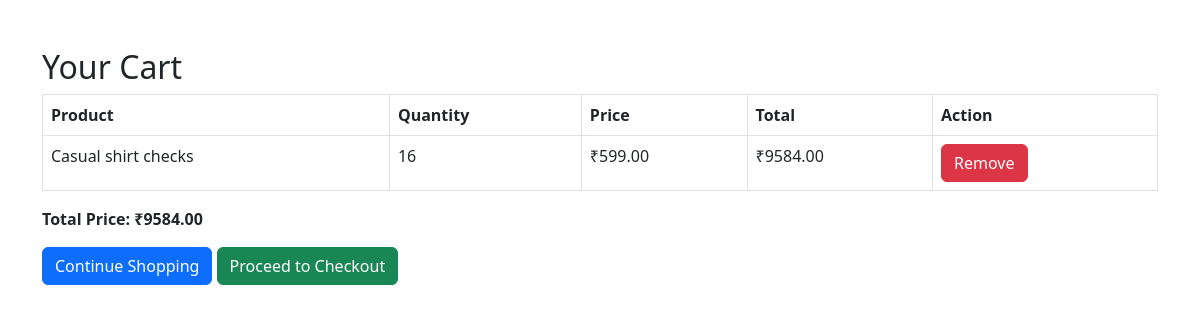
The app's page /cart/ (signed in) with its own data.
### smileapp/models.py (models this page shows, shortened)
class CartItem(models.Model):
    cart = models.ForeignKey('Cart', on_delete=models.CASCADE, default=1)  # Assuming 1 is a valid Cart ID
    product = models.ForeignKey(Product, on_delete=models.CASCADE)
    quantity = models.PositiveIntegerField(default=1)
    user = models.ForeignKey(settings.AUTH_USER_MODEL, on_delete=models.CASCADE, null=True, blank=True)

class Product(models.Model):
    category = models.ForeignKey('Category', related_name='products', on_delete=models.CASCADE)
    name = models.CharField(max_length=200, db_index=True)
    image = models.ImageField(upload_to='products/%Y/%m/%d', blank=True, null=True)
    slug = models.SlugField(max_length=200, unique=True, default='default-slug')
    description = models.TextField(blank=True)
    price = models.DecimalField(max_digits=10, decimal_places=2)
    stock = models.PositiveIntegerField()
    available = models.BooleanField(default=True)
    created = models.DateTimeField(default=timezone.now)
    updated = models.DateTimeField(auto_now=True)
    is_featured = models.BooleanField(default=False)
    class Meta:
        ordering = ['-created']
        indexes = [
            models.Index(fields=['id', 'slug']),
            models.Index(fields=['name', 'slug']),
        ]

### smileapp/views.py (the view)
# urls.py: path('cart/',cart_view, name='cart_view'),
@login_required
def cart_view(request):
    cart, created = Cart.objects.get_or_create(user=request.user)
    cart_items = CartItem.objects.filter(cart=cart)
    for item in cart_items:
        item.total_price = item.product.price * item.quantity  # Calculate total price for the item
    total_price = sum(item.total_price for item in cart_items)  # Calculate overall total price
    return render(request, 'cart.html', {'cart_items': cart_items, 'total_price': total_price})

### templates/cart.html (shortened to what this page needs)
<!DOCTYPE html>
<html lang="en">
<head>
    <link href="https://cdn.jsdelivr.net/npm/bootstrap@5.3.0/dist/css/bootstrap.min.css" rel="stylesheet">
</head>
<body>
<div class="container mt-5">
    <h2>Your Cart</h2>
    <table class="table table-bordered">
        <thead>
            <tr>
                <th>Product</th>
                <th>Quantity</th>
                <th>Price</th>
                <th>Total</th>
                <th>Action</th>
            </tr>
        </thead>
        <tbody>
            {% for item in cart_items %}
                <tr>
                    <td>{{ item.product.name }}</td>
                    <td>{{ item.quantity }}</td>
                    <td>₹{{ item.product.price }}</td>
                    <td>₹{{ item.total_price }}</td>
                    <td>
                        <a href="{% url 'remove_from_cart' item.product.id %}" class="btn btn-danger">Remove</a>
                    </td>
                </tr>
            {% empty %}
                <tr>
                    <td colspan="5" class="text-center">Your cart is empty.</td>
                </tr>
            {% endfor %}
        </tbody>
    </table>
    <p><strong>Total Price: ₹{{ total_price }}</strong></p>
    <div class="mt-3">
        <a href="{% url 'product_list' %}" class="btn btn-primary">Continue Shopping</a>
        <a href="{% url 'checkout' %}" class="btn btn-success">Proceed to Checkout</a>
    </div>
</div>
</body>
</html>

### records on screen
CartItem: product.name "Casual shirt checks", quantity "16", product.price "599.00", total_price "9584.00"

### other values on screen
{{ total_price }} "9584.00"
